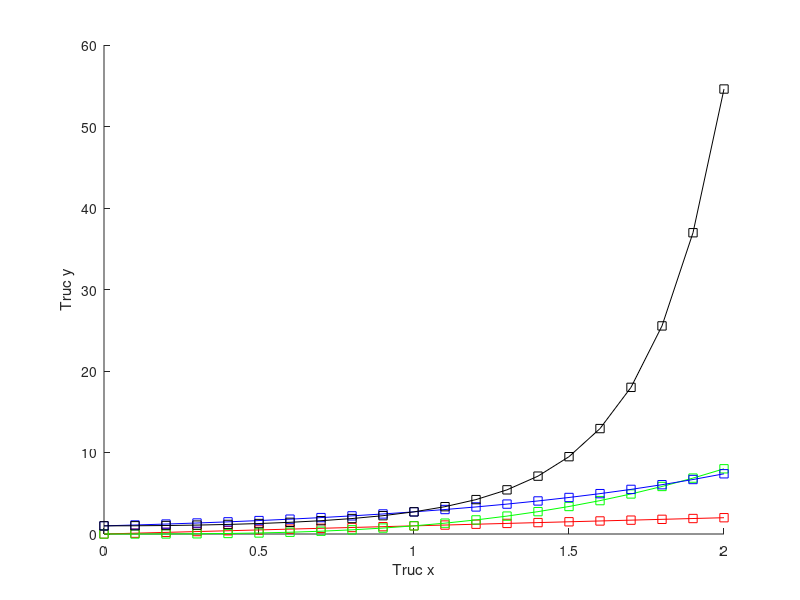

Reproduce this figure in MATLAB.
x=0:0.1:2;
y1=x;
y2=x.^3;
y3=exp(x);
y4=exp(x.^2);
hold on
plot(x,y1,'r-s')
plot(x,y2,'g-s')
plot(x,y3,'b-s')
plot(x,y4,'k-s')
xlabel('Truc x')
ylabel('Truc y')
hold off